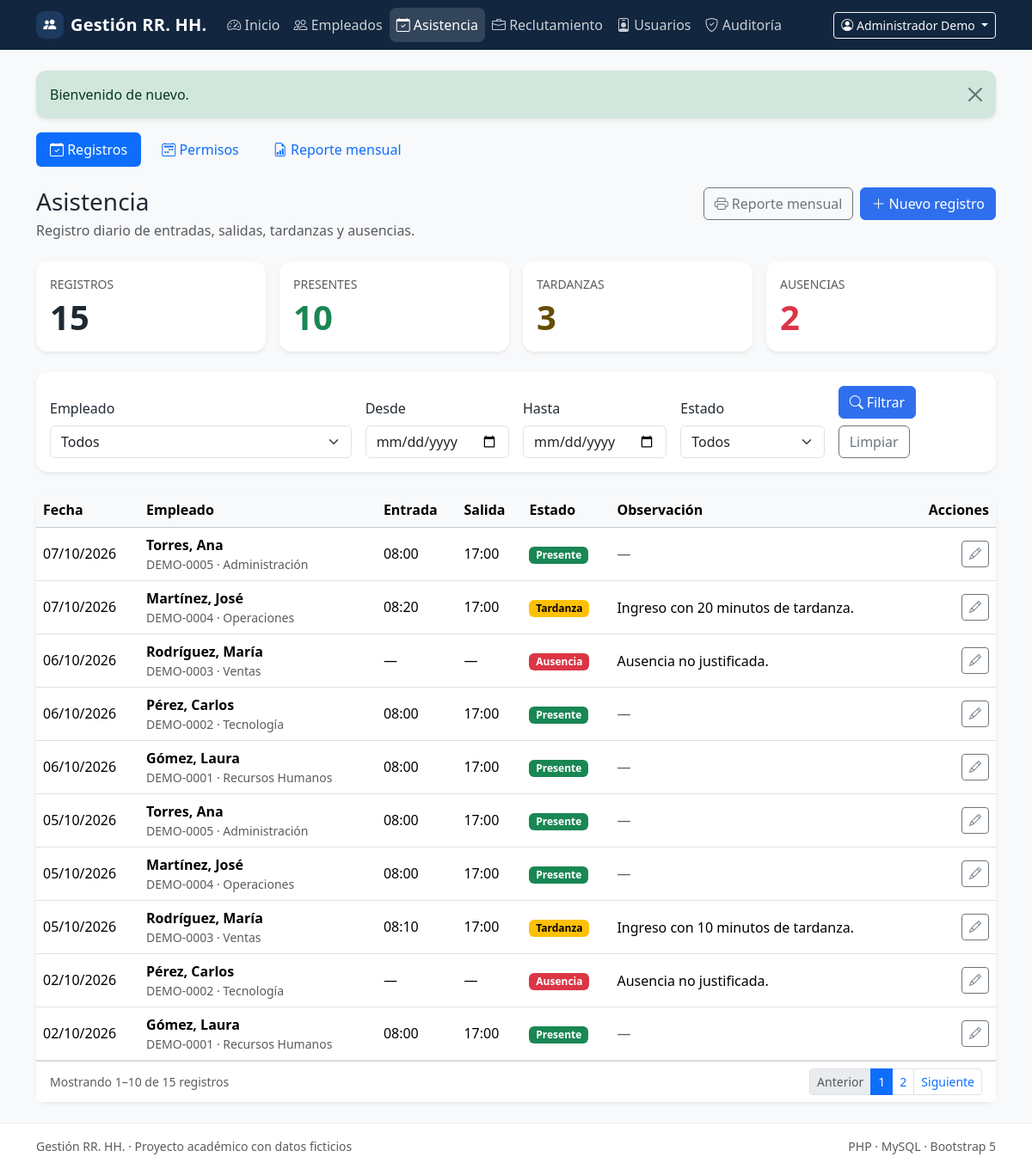
The app's page /attendance (signed in) with its own data.
### tables this page shows
CREATE TABLE IF NOT EXISTS users (
    id BIGINT UNSIGNED NOT NULL AUTO_INCREMENT,
    name VARCHAR(120) NOT NULL,
    email VARCHAR(190) NOT NULL,
    password_hash VARCHAR(255) NOT NULL,
    password_changed_at DATETIME(6) NULL,
    role ENUM('admin', 'hr') NOT NULL DEFAULT 'hr',
    is_active TINYINT(1) NOT NULL DEFAULT 1,
    last_login_at DATETIME NULL,
    created_at TIMESTAMP NOT NULL DEFAULT CURRENT_TIMESTAMP,
    updated_at TIMESTAMP NOT NULL DEFAULT CURRENT_TIMESTAMP ON UPDATE CURRENT_TIMESTAMP,
    PRIMARY KEY (id),
    UNIQUE KEY uq_users_email (email),
    KEY idx_users_role_active (role, is_active)
);

CREATE TABLE IF NOT EXISTS attendance_records (
    id BIGINT UNSIGNED NOT NULL AUTO_INCREMENT,
    employee_id BIGINT UNSIGNED NOT NULL,
    work_date DATE NOT NULL,
    check_in TIME NULL,
    check_out TIME NULL,
    status ENUM('present', 'late', 'absent') NOT NULL,
    notes VARCHAR(500) NULL,
    created_by BIGINT UNSIGNED NULL,
    updated_by BIGINT UNSIGNED NULL,
    created_at TIMESTAMP NOT NULL DEFAULT CURRENT_TIMESTAMP,
    updated_at TIMESTAMP NOT NULL DEFAULT CURRENT_TIMESTAMP ON UPDATE CURRENT_TIMESTAMP,
    PRIMARY KEY (id),
    UNIQUE KEY uq_attendance_employee_date (employee_id, work_date),
    KEY idx_attendance_work_date (work_date),
    KEY idx_attendance_status (status),
    CONSTRAINT fk_attendance_employee
        FOREIGN KEY (employee_id) REFERENCES employees (id)
        ON UPDATE CASCADE ON DELETE RESTRICT,
    CONSTRAINT fk_attendance_created_by
        FOREIGN KEY (created_by) REFERENCES users (id)
        ON UPDATE CASCADE ON DELETE SET NULL,
    CONSTRAINT fk_attendance_updated_by
        FOREIGN KEY (updated_by) REFERENCES users (id)
        ON UPDATE CASCADE ON DELETE SET NULL,
    CONSTRAINT chk_attendance_time
        CHECK (check_out IS NULL OR check_in IS NULL OR check_out >= check_in)
);

### src/Modules/Attendance/Views/index.php (the view, shortened to what the rows shown need)
<?php
$activeTab = 'attendance';
require __DIR__ . '/partials/tabs.php';
$statusClasses = ['present' => 'success', 'late' => 'warning', 'absent' => 'danger'];
?>
<div class="d-flex flex-wrap justify-content-between align-items-start gap-3 mb-4">
    <div>
        <h1 class="h3 mb-1">Asistencia</h1>
    </div>
</div>
<div class="card border-0 shadow-sm">
    <?php if ($pagination['items'] === []): ?>
        <div class="card-body py-5 text-center">
            <i class="bi bi-calendar-x display-5 text-body-tertiary"></i>
            <h2 class="h5 mt-3">No hay registros que coincidan</h2>
            <p class="text-body-secondary mb-4">Prueba con otros filtros o registra la asistencia de un empleado.</p>
            <div class="d-flex flex-wrap justify-content-center gap-2">
                <a href="/attendance" class="btn btn-outline-secondary">Limpiar filtros</a>
                <a href="/attendance/create" class="btn btn-primary">Nuevo registro</a>
            </div>
        </div>
    <?php else: ?>
        <div class="table-responsive">
            <table class="table table-hover align-middle mb-0">
                <thead class="table-light">
                <tr>
                    <th scope="col">Fecha</th>
                    <th scope="col">Empleado</th>
                    <th scope="col">Entrada</th>
                    <th scope="col">Salida</th>
                    <th scope="col">Estado</th>
                    <th scope="col">Observación</th>
                    <th scope="col" class="text-end">Acciones</th>
                </tr>
                </thead>
                <tbody>
                <?php foreach ($pagination['items'] as $record): ?>
                    <?php
                    $recordStatus = (string) $record['status'];
                    $statusClass = $statusClasses[$recordStatus] ?? 'secondary';
                    ?>
                    <tr>
                        <td class="text-nowrap"><?= e(format_date((string) $record['work_date'])) ?></td>
                        <td>
                            <span class="fw-semibold"><?= e((string) $record['employee_name']) ?></span>
                            <div class="small text-body-secondary">
                                <?= e((string) ($record['employee_document'] ?? '')) ?>
                                <?php if (($record['department_name'] ?? null) !== null): ?>
                                    · <?= e((string) $record['department_name']) ?>
                                <?php endif; ?>
                            </div>
                        </td>
                        <td><?= e(format_time($record['check_in'] !== null ? (string) $record['check_in'] : null)) ?></td>
                        <td><?= e(format_time($record['check_out'] !== null ? (string) $record['check_out'] : null)) ?></td>
                        <td>
                            <span class="badge text-bg-<?= e($statusClass) ?>">
                                <?= e(status_label($recordStatus)) ?>
                            </span>
                        </td>
                        <td>
                            <?php if ($record['notes'] !== null): ?>
                                <span class="d-inline-block text-truncate align-middle"
                                      style="max-width: 18rem;"
                                      title="<?= e((string) $record['notes']) ?>">
                                    <?= e((string) $record['notes']) ?>
                                </span>
                            <?php else: ?>
                                <span class="text-body-secondary">—</span>
                            <?php endif; ?>
                        </td>
                        <td class="text-end">
                            <a href="/attendance/<?= (int) $record['id'] ?>/edit"
                               class="btn btn-sm btn-outline-secondary" title="Editar" aria-label="Editar registro">
                                <i class="bi bi-pencil"></i>
                            </a>
                        </td>
                    </tr>
                <?php endforeach; ?>
                </tbody>
            </table>
        </div>
    <?php endif; ?>
</div>

### src/Shared/Views/layouts/app.php (shortened to what the rows shown need)
<!doctype html>
<html lang="es">
<head>
    <link href="https://cdn.jsdelivr.net/npm/bootstrap@5.3.3/dist/css/bootstrap.min.css" rel="stylesheet">
    <link href="https://cdn.jsdelivr.net/npm/bootstrap-icons@1.11.3/font/bootstrap-icons.min.css" rel="stylesheet">
    <link href="<?= e(asset('css/app.css')) ?>" rel="stylesheet">
</head>
<body class="bg-body-tertiary d-flex flex-column min-vh-100">
<nav class="navbar navbar-expand-lg navbar-dark app-navbar">
    <div class="container">
        <div class="collapse navbar-collapse" id="mainNavigation">
            <?php if ($currentUser !== null): ?>
                <div class="dropdown">
                    <button class="btn btn-sm btn-outline-light dropdown-toggle" type="button"
                            data-bs-toggle="dropdown" aria-expanded="false">
                        <i class="bi bi-person-circle"></i>
                        <?= e((string) $currentUser['name']) ?>
                    </button>
                </div>
            <?php endif; ?>
        </div>
    </div>
</nav>
<main class="flex-grow-1 py-4">
    <div class="container">
        <?php require __DIR__ . '/../partials/flash.php'; ?>
        <?= $content ?>
    </div>
</main>
</body>
</html>

### records on screen
users: name "Administrador Demo"
attendance_records: work_date "07/10/2026", employee_name "Torres, Ana", employee_document "DEMO-0005", department_name "Administración", check_in "08:00", check_out "17:00", status "Presente"
attendance_records: work_date "07/10/2026", employee_name "Martínez, José", employee_document "DEMO-0004", department_name "Operaciones", check_in "08:20", check_out "17:00", status "Tardanza", notes "Ingreso con 20 minutos de tardanza."
attendance_records: work_date "06/10/2026", employee_name "Rodríguez, María", employee_document "DEMO-0003", department_name "Ventas", check_in "—", check_out "—", status "Ausencia", notes "Ausencia no justificada."
attendance_records: work_date "06/10/2026", employee_name "Pérez, Carlos", employee_document "DEMO-0002", department_name "Tecnología", check_in "08:00", check_out "17:00", status "Presente"
attendance_records: work_date "06/10/2026", employee_name "Gómez, Laura", employee_document "DEMO-0001", department_name "Recursos Humanos", check_in "08:00", check_out "17:00", status "Presente"
attendance_records: work_date "05/10/2026", employee_name "Torres, Ana", employee_document "DEMO-0005", department_name "Administración", check_in "08:00", check_out "17:00", status "Presente"
attendance_records: work_date "05/10/2026", employee_name "Martínez, José", employee_document "DEMO-0004", department_name "Operaciones", check_in "08:00", check_out "17:00", status "Presente"
attendance_records: work_date "05/10/2026", employee_name "Rodríguez, María", employee_document "DEMO-0003", department_name "Ventas", check_in "08:10", check_out "17:00", status "Tardanza", notes "Ingreso con 10 minutos de tardanza."
attendance_records: work_date "02/10/2026", employee_name "Pérez, Carlos", employee_document "DEMO-0002", department_name "Tecnología", check_in "—", check_out "—", status "Ausencia", notes "Ausencia no justificada."
attendance_records: work_date "02/10/2026", employee_name "Gómez, Laura", employee_document "DEMO-0001", department_name "Recursos Humanos", check_in "08:00", check_out "17:00", status "Presente"

### other values on screen
$appName "Gestión RR. HH."
$item['label'] "Inicio"
$item['label'] "Empleados"
$item['label'] "Asistencia"
$item['label'] "Reclutamiento"
$item['label'] "Usuarios"
$item['label'] "Auditoría"
$message['message'] "Bienvenido de nuevo."
$tab['label'] "Registros"
$tab['label'] "Permisos"
$tab['label'] "Reporte mensual"
$summary['total'] "15"
$summary['present'] "10"
$summary['late'] "3"
$summary['absent'] "2"
